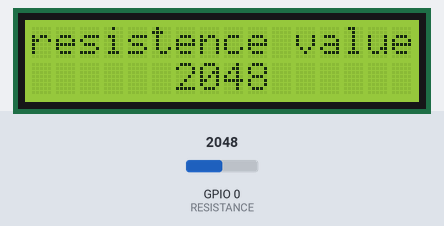
A sketch run on a simulated ESP32. Shown: 16×2 character LCD. Inputs (shaded band) come from the test bench; at power-on: GPIO 0 (RESISTANCE) = 2048.

Above: at 1.2 s.
1.3 s: GPIO 0 (RESISTANCE) set to 2866
At 3.7 s:
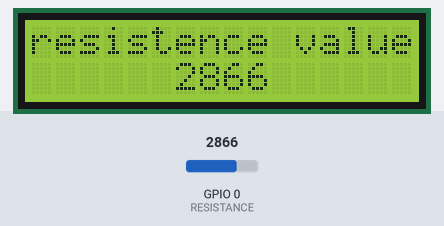
5.2 s: GPIO 0 (RESISTANCE) set to 3603
At 6.8 s:
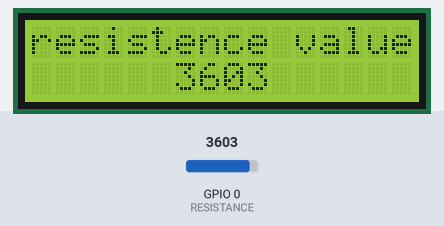
9.1 s: GPIO 0 (RESISTANCE) set to 4095
At 9.9 s:
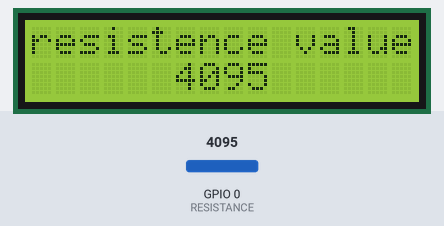
Timing chart, 0 to 12.1 s (numbered marks = the images above; inputs shaded):
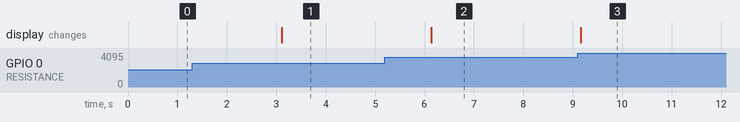

The sketch:

24_Photoresistance.ino
```cpp
#include <LiquidCrystal_I2C.h>
#include <Wire.h>

#define SCL 15
#define SDA 13
#define ADDR 0x3F
#define RESISTANCE 0

int ledValue = 0;
int resValue = 0;

//handler
LiquidCrystal_I2C lcd(ADDR,16,2);

void setup() {
  Wire.begin(SDA,SCL);
  pinMode(RESISTANCE, INPUT);

  lcd.init();
  lcd.backlight();
  lcd.clear();
}

void loop() {
  lcd.clear();
  //0-4096
  resValue=analogRead(RESISTANCE);

  //valor convertido
  ledValue = map(resValue,0,4096,0,255);

  lcd.setCursor(0,0);
  lcd.print("resistence value");
  lcd.setCursor(6,1);
  lcd.print(resValue);
  delay(3000);
}
```

Measured:
- after the input at 1.3 s, the display: changes after 1.8 s (image 1)
- after the input at 5.2 s, the display: changes after 0.94 s (image 2)
- after the input at 9.1 s, the display: changes after 0.06 s (image 3)
